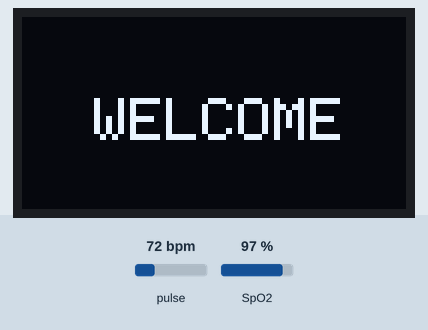
The sketch below on a simulated Arduino Uno, built with avr-gcc and run on an emulated ATmega328P. Shown: 128×64 one-colour display. The test bench sets the inputs (shaded band); at power-on: pulse 72 bpm, SpO2 97 %. What the sketch prints to the serial monitor is not drawn.

Above: at 0.12 s.
At 3.15 s:
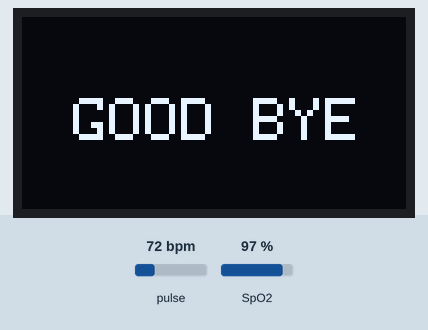
4.7 s: pulse set to 42 bpm
At 4.98 s:
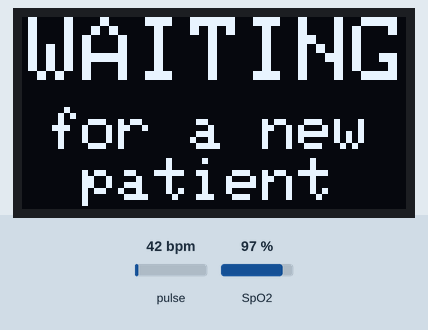

The sketch:

max30100Ndisplay.ino
```cpp
#include <Wire.h>
#include "MAX30100_PulseOximeter.h"
#include <Adafruit_GFX.h>
#include <Adafruit_SSD1306.h>

Adafruit_SSD1306 TV = Adafruit_SSD1306(128,64,&Wire);
/*
D0 - INT
D1 - SCL
D2 - SDA
*/

#define REPORTING_PERIOD_MS     1000

// Create a PulseOximeter object
PulseOximeter pox;

// Time at which the last beat occurred
uint32_t tsLastReport = 0;

// Callback routine is executed when a pulse is detected
void onBeatDetected() {
    Serial.println("Beat!");
}

void setup() {
    Serial.begin(9600);
    TV.begin(SSD1306_SWITCHCAPVCC,0x3C);
    Serial.print("Initializing pulse oximeter..");

    // Initialize sensor
    if (!pox.begin()) {
        Serial.println("FAILED");
        for(;;);
    } else {
        Serial.println("SUCCESS");
    }

    // Configure sensor to use 7.6mA for LED drive
    pox.setIRLedCurrent(MAX30100_LED_CURR_7_6MA);

    // Register a callback routine
    pox.setOnBeatDetectedCallback(onBeatDetected);
}


void showParameters(float temp, float hrate, float spO2){
  TV.clearDisplay();
  TV.setTextColor(WHITE);

  TV.setTextSize(1);
  TV.setCursor(0,4);
  TV.print("TEMP");

  TV.setTextSize(2);
  TV.setCursor(33,0);
  TV.printf("%.2f",temp);

  TV.setTextSize(1);
  TV.setCursor(115,4);
  TV.printf("%cC",248);

  TV.setTextSize(1);
  TV.setCursor(0,29);
  TV.print("H.R.");

  TV.setTextSize(2);
  TV.setCursor(33,25);
  TV.printf("%.2f",hrate);

  TV.setTextSize(1);
  TV.setCursor(110,29);
  TV.print("BPM");

  TV.setTextSize(1);
  TV.setCursor(0,54);
  TV.print("O.S.");

  TV.setTextSize(2);
  TV.setCursor(33,50);
  TV.printf("%.2f",spO2);

  TV.setTextSize(1);
  TV.setCursor(115,54);
  TV.print("%");

  TV.display();
}

void showNewHospital(String new_hospital){

  TV.clearDisplay();
  TV.setTextColor(WHITE);

  TV.setTextSize(2);
  TV.setCursor(20,0);
  TV.print("NEW");

  TV.setTextSize(1);
  TV.setCursor(62,6);
  TV.print("HOSPITAL");

  TV.setTextSize(1);
  TV.setCursor(0,30);
  TV.print(new_hospital);

  TV.display();
}

void showStart(){

  TV.clearDisplay();
  TV.setTextColor(WHITE);

  TV.setTextSize(3);
  TV.setCursor(38,5);
  TV.print("NEW");

  TV.setTextSize(3);
  TV.setCursor(2,40);
  TV.print("PATIENT");

  TV.display();
}

void showStop(){

  TV.clearDisplay();
  TV.setTextColor(WHITE);

  TV.setTextSize(3);
  TV.setCursor(40,5);
  TV.print("END");

  TV.setTextSize(3);
  TV.setCursor(30,40);
  TV.print("RIDE");

  TV.display();
}


void showWelcome(){

  TV.clearDisplay();
  TV.setTextColor(WHITE);

  TV.setTextSize(2);
  TV.setCursor(24,27);
  TV.print("WELCOME");

  TV.display();
}


void showEnd(){

  TV.clearDisplay();
  TV.setTextColor(WHITE);

  TV.setTextSize(2);
  TV.setCursor(17,27);
  TV.print("GOOD BYE");

  TV.display();
}


void showWaiting(){

  TV.clearDisplay();
  TV.setTextColor(WHITE);

  TV.setTextSize(3);
  TV.setCursor(2,0);
  TV.print("WAITING");

  TV.setTextSize(2);
  TV.setCursor(8,30);
  TV.print("for a new");

  TV.setTextSize(2);
  TV.setCursor(20,47);
  TV.print("patient");

  TV.display();
}

void showMessage(String message){

  TV.clearDisplay();
  TV.setTextColor(WHITE);

  TV.setTextSize(2);
  TV.setCursor(20,0);
  TV.print("NEW MSG");

  TV.setTextSize(1);
  TV.setCursor(0,30);
  TV.print(message);

  TV.display();
}
int x=0;

void loop() {
  pox.update();
  if(x<5){
    showWelcome();
  }else if(x<10){
    showWaiting();
  }else if(x<15){
    showStart();
  }else if(x<20){
    showParameters(x*1.53,x*1.18,x*1.15);
  }else if(x<25){
    showNewHospital("Kalutara General Hospital");
  }else if(x<30){
    showParameters(x*1.53,x*1.18,x*1.15);
  }else if(x<35){
    showMessage("Send the patient name plz");
  }else if(x<40){
    showParameters(x*1.53,x*1.18,x*1.15);
  }else if(x<45){
    showStop();
  }else if(x<50){
    showWaiting();
  }else if(x<55){
    showEnd();
  }else{
    x=0;
  }
  ++x;
  // Grab the updated heart rate and SpO2 levels
  if (millis() - tsLastReport > REPORTING_PERIOD_MS) {
      Serial.print("Heart rate:");
      Serial.print(pox.getHeartRate());
      Serial.print("bpm / SpO2:");
      Serial.print(pox.getSpO2());
      Serial.println("%");

      tsLastReport = millis();
  }
}
```
